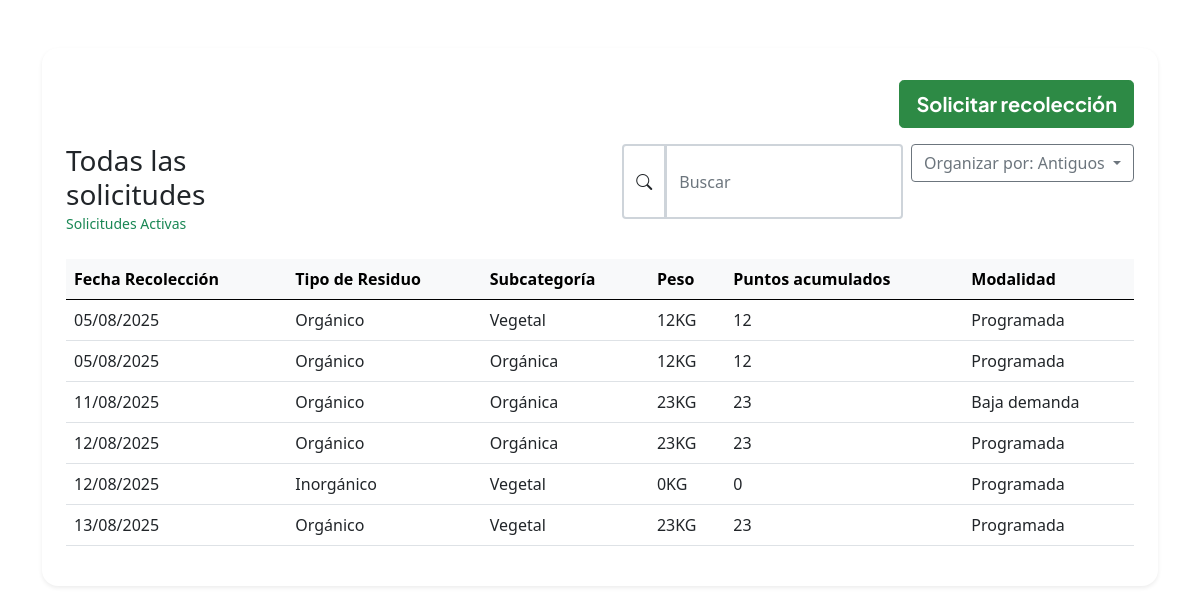
Page /history?q=&order=antiguos (signed in) on the committed database.
### core/models.py (models this page shows)
class Recoleccion(models.Model):
    TIPO_RESIDUO_CHOICES = [
        ('O', 'Orgánico'),
        ('I', 'Inorgánico'),
        ('P', 'Peligroso'),
    ]
    SUBCATEGORIA_CHOICES = [
        ('OR', 'Orgánica'),
        ('VE', 'Vegetal'),
        ('PO', 'Poda'),
    ]
    MODALIDAD_CHOICES = [
        ('PR', 'Programada'),
        ('BD', 'Baja demanda'),
    ]
    tipo_residuo = models.CharField(max_length=1, choices=TIPO_RESIDUO_CHOICES)
    subcategoria = models.CharField(max_length=2, choices=SUBCATEGORIA_CHOICES)
    direccion = models.CharField(max_length=255)
    fecha_estimada = models.DateField()
    cantidad_kg = models.DecimalField(max_digits=7, decimal_places=2)
    modalidad_recoleccion = models.CharField(max_length=2, choices=MODALIDAD_CHOICES)
    comentario = models.TextField(blank=True)
    usuario = models.ForeignKey(Usuario, on_delete=models.CASCADE)
    empresa = models.ForeignKey(EmpresaRecolectora, on_delete=models.CASCADE)

### core/views.py (the view, shortened to what this page needs)
# urls.py: path('history', views.historial_recolecciones_usuario, name='history'),
@login_required
def historial_recolecciones_usuario(request):
    usuario = _get_current_usuario(request)
    if not usuario:
        return render(request, "historial/historial_usuario.html", {
            "page_obj": [],
            "q": "",
            "order": "recientes",
        })
    q = (request.GET.get("q") or "").strip()
    order = (request.GET.get("order") or "recientes").lower()
    qs = (
        Recoleccion.objects.select_related("empresa", "usuario")
        .filter(usuario=usuario)
    )
    if order == "recientes":
        qs = qs.order_by("-fecha_estimada", "-id")
    elif order == "antiguos":
        qs = qs.order_by("fecha_estimada", "id")
    elif order == "puntos_desc":
        qs = qs.order_by("-puntos_acumulados", "-fecha_estimada") if hasattr(Recoleccion, "puntos_acumulados") else qs.order_by("-fecha_estimada", "-id")
    elif order == "puntos_asc":
        qs = qs.order_by("puntos_acumulados", "-fecha_estimada") if hasattr(Recoleccion, "puntos_acumulados") else qs.order_by("-fecha_estimada", "-id")
    else:
        qs = qs.order_by("-fecha_estimada", "-id")
    paginator = Paginator(qs, 10)  # 10 por página
    page_number = request.GET.get("page")
    page_obj = paginator.get_page(page_number)
    ctx = {
        "page_obj": page_obj,
        "q": q,
        "order": order,
    }
    return render(request, "history_user.html", ctx)

### core/context_processors.py (called while the page is built)
def usuario_context(request):
    uid = request.session.get('usuario_id')
    usuario = None
    if uid:
        try:
            usuario = Usuario.objects.get(id=uid)
        except Usuario.DoesNotExist:
            pass
    return {'usuario_actual': usuario}

### core/views.py (called while the page is built)
def _get_current_usuario(request):
    usuario_id = request.session.get("usuario_id")
    if usuario_id:
        try:
            return Usuario.objects.get(id=usuario_id)
        except Usuario.DoesNotExist:
            pass
    try:
        return Usuario.objects.get(correo=request.user.email)  # ajusta si tu campo es distinto
    except Exception:
        return None

### core/templates/history_user.html (shortened to what this page needs)
{% extends 'layout/base.html' %}
{% block content %}
  <div class="container py-5">
    <div class="card border-0 shadow-sm rounded-4">
      <div class="card-body p-4">
        <div class="d-flex flex-column flex-md-row align-items-md-center justify-content-between gap-3">
          <div class="d-flex w-100 align-items-center justify-content-end mb-3">
            <a href="{% url 'request-collection' %}" class="btn btn-success btn-lg mt-2 plus-jakarta-sans" style="font-weight: 700;">Solicitar recolección</a>
          </div>
        </div>
        <form class="d-flex gap-2" method="get">
          <div>
            <h3 class="mb-0">Todas las solicitudes</h3>
            <small class="text-success">Solicitudes Activas</small>
          </div>
          <div class="input-group w-auto mb-3" style="max-width: 600px; margin-left: 300px;">
            <span class="input-group-text bg-white border-2">
              <i class="bi bi-search"></i>
            </span>
            <input type="search" class="form-control border-2" name="q" value="{{ q }}" placeholder="Buscar">
          </div>
          <div class="dropdown">
            <button class="btn btn-outline-secondary dropdown-toggle " type="button" data-bs-toggle="dropdown" aria-expanded="false">
              Organizar por:
              {% if order == 'recientes' %} Recientes
              {% elif order == 'antiguos' %} Antiguos
              {% elif order == 'puntos_desc' %} Puntos (alto → bajo)
              {% elif order == 'puntos_asc' %} Puntos (bajo → alto)
              {% else %} Recientes {% endif %}
            </button>
          </div>
        </form>
        <div class="table-responsive mt-4">
          <table class="table align-middle">
            <thead class="table-light">
              <tr>
                <th>Fecha Recolección</th>
                <th>Tipo de Residuo</th>
                <th>Subcategoría</th>
                <th>Peso</th>
                <th>Puntos acumulados</th>
                <th>Modalidad</th>
              </tr>
            </thead>
            <tbody>
              {% for r in page_obj %}
                <tr>
                  <td>
                    {% if r.fecha_estimada %}
                      {{ r.fecha_estimada|date:"d/m/Y" }}
                    {% else %}-{% endif %}
                  </td>
                  <td>
                    {% if r.get_tipo_residuo_display %}
                      {{ r.get_tipo_residuo_display }}
                    {% else %}
                      {{ r.tipo_residuo }}
                    {% endif %}
                  </td>
                  <td>{{ r.get_subcategoria_display }}</td>
                  <td>
                    {% if r.cantidad_kg %}{{ r.cantidad_kg|floatformat:"-2" }}KG{% else %}0KG{% endif %}
                  </td>
                  <td>
                    {% if r.puntos_acumulados %}
                      {{ r.puntos_acumulados }}
                    {% else %}
                      {% with pts=r.cantidad_kg|default:0 %}
                        {{ pts|floatformat:"-2" }}
                      {% endwith %}
                    {% endif %}
                  </td>
                  <td>
                    {% if r.get_modalidad_recoleccion_display %}
                      {{ r.get_modalidad_recoleccion_display }}
                    {% else %}
                      {{ r.modalidad_recoleccion|default:"-" }}
                    {% endif %}
                  </td>
                </tr>
              {% empty %}
                <tr>
                  <td colspan="6" class="text-center py-5">
                    No tienes recolecciones para mostrar.
                  </td>
                </tr>
              {% endfor %}
            </tbody>
          </table>
        </div>
      </div>
    </div>
  </div>
{% endblock %}

### static/css/styles.css (style rules this page uses)
.plus-jakarta-sans { font-family: "Plus Jakarta Sans", sans-serif; font-optical-sizing: auto; font-weight: 400; font-style: normal; }
.btn-success { background-color: #2d8a45; border-color: #2d8a45; }
.rounded-4 { border-radius: 1rem !important; }
.card { border-radius: 1rem; }
:root { --brand: #2d8a45; --nav-gray: #B6BDC5; --brand-text: #0f0f0f; }

### rows in the picture
Recoleccion: fecha_estimada "05/08/2025", tipo_residuo "Orgánico", subcategoria "Vegetal", cantidad_kg "12", modalidad_recoleccion "Programada"
Recoleccion: fecha_estimada "05/08/2025", tipo_residuo "Orgánico", subcategoria "Orgánica", cantidad_kg "12", modalidad_recoleccion "Programada"
Recoleccion: fecha_estimada "11/08/2025", tipo_residuo "Orgánico", subcategoria "Orgánica", cantidad_kg "23", modalidad_recoleccion "Baja demanda"
Recoleccion: fecha_estimada "12/08/2025", tipo_residuo "Orgánico", subcategoria "Orgánica", cantidad_kg "23", modalidad_recoleccion "Programada"
Recoleccion: fecha_estimada "12/08/2025", tipo_residuo "Inorgánico", subcategoria "Vegetal", shows "0KG", cantidad_kg "0", modalidad_recoleccion "Programada"
Recoleccion: fecha_estimada "13/08/2025", tipo_residuo "Orgánico", subcategoria "Vegetal", cantidad_kg "23", modalidad_recoleccion "Programada"
